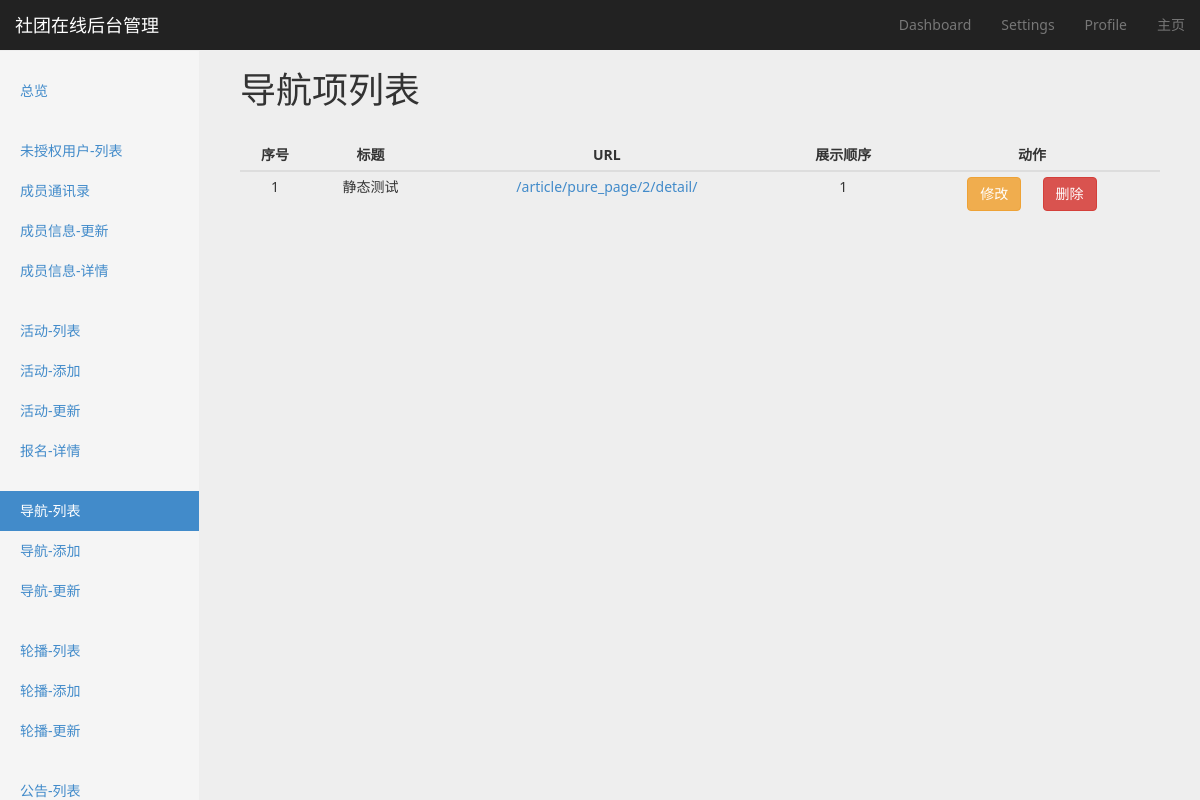
The page /navbar/list/ on the database as committed earlier.
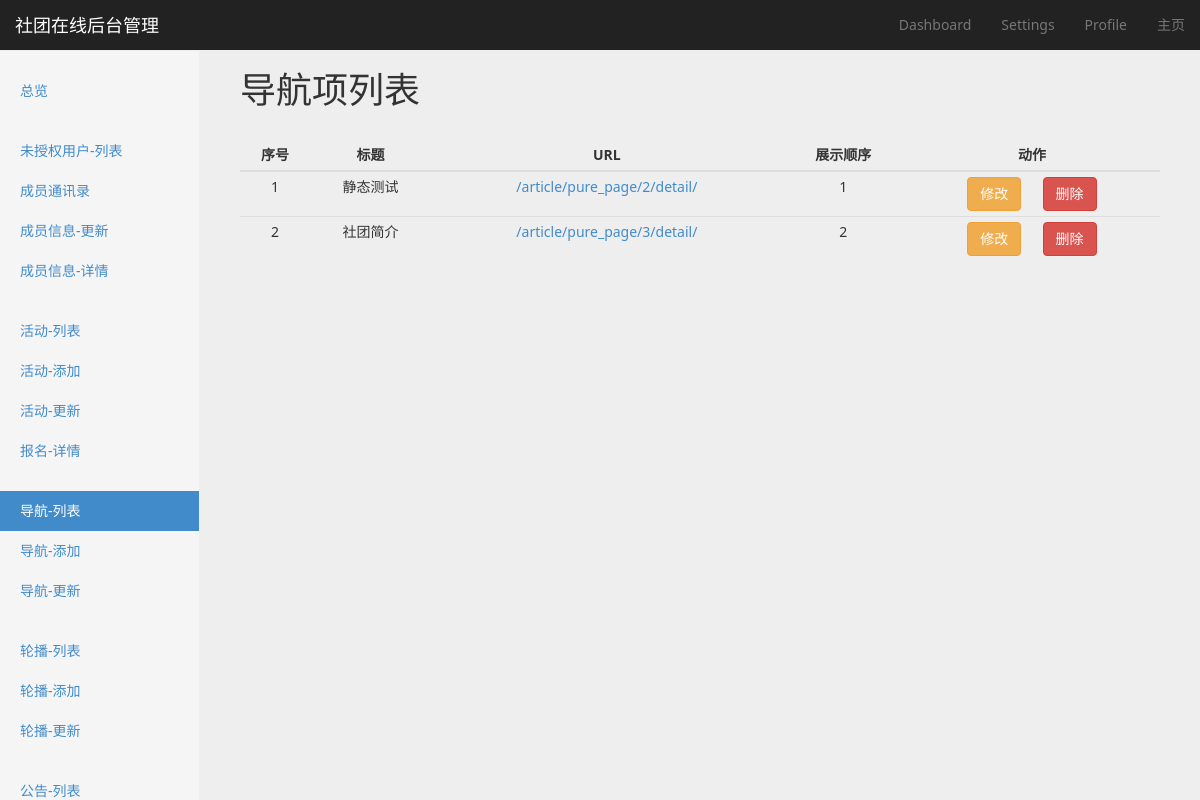
The same page on the database as committed later.
### navbar/models.py (models this page shows, shortened)
class NavItem(models.Model):
    title = models.CharField(verbose_name=u'标题', max_length=8, default=u'New page')
    url = models.CharField(verbose_name=u'指向链接', max_length=4096, blank=True, null=True)
    show_order = models.SmallIntegerField(verbose_name=u'展示顺序', default=0)
    create_time = models.DateTimeField(verbose_name=u'创建时间', auto_now_add=True)
    class Meta:
        verbose_name_plural = verbose_name = u'导航条'
        ordering = ['show_order', '-create_time']

### navbar/views.py (the view)
class NavbarListView(BaseMixin, ListView):
    model = NavItem
    context_object_name = 'navbar_list'
    def get_context_data(self, *args, **kwargs):
        context = super(NavbarListView, self).get_context_data(*args, **kwargs)
        context['active_page'] = 'navbar-list'
        return context

### utils/common_mixin.py (called while the page is built)
    def get_context_data(self, *args, **kwargs):
        context = super(BaseMixin, self).get_context_data(**kwargs)
        context['COMMUNITY_NAME'] = COMMUNITY_NAME
        context['COMMUNITY_DESCRIPTION'] = COMMUNITY_DESCRIPTION
        context['PAGE_NUMBER'] = PAGE_NUMBER
        return context

### templates/navbar/navitem_list.html (shortened to what this page needs)
{% extends 'website/backend/settings/settings_base.html' %}
{% block option-title %}
    导航项列表
{% endblock %}
{% block content %}
    <div class="col-md-12">
        <table class="table table-hover table-responsive table-condensed dashboard-table">
            <thead>
                <tr>
                    <th>序号</th>
                    <th>标题</th>
                    <th>URL</th>
                    <th>展示顺序</th>
                    <th>动作</th>
                </tr>
            </thead>
            <tbody>
                {% for item in navbar_list %}
                    <tr>
                        <td>{{ forloop.counter }}</td>
                        <td>{{ item.title }}</td>
                        <td><a href="{{ item.url }}">{{ item.url }}</a></td>
                        <td>{{ item.show_order }}</td>
                        <td>
                            <a href="{% url 'navbar-update' item.pk %}" class="btn btn-warning" role="button">修改</a>
                            <button class="btn btn-danger" role="button" data-id="{{ item.id }}">删除</button>
                        </td>
                    </tr>
                {% endfor %}
            </tbody>
        </table>
    </div>
{% endblock %}

Rows that differ between the two databases and show on the page:
added NavItem: title "社团简介", url "/article/pure_page/3/detail/", show_order "2"
